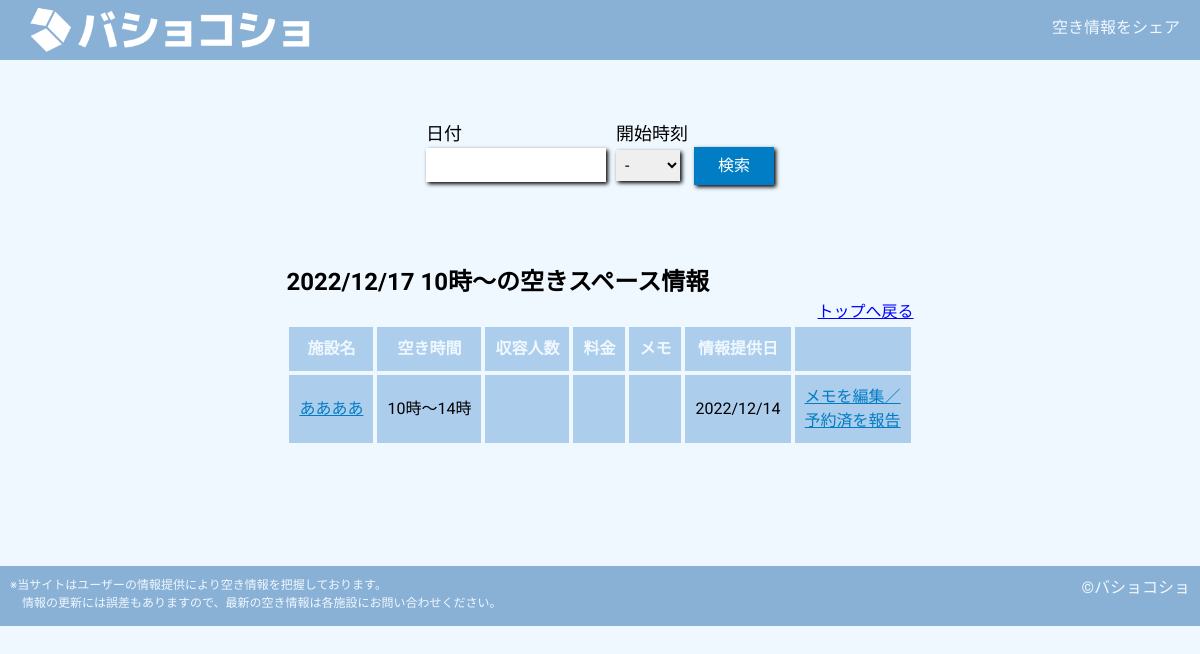
The page /search on the database as committed earlier.
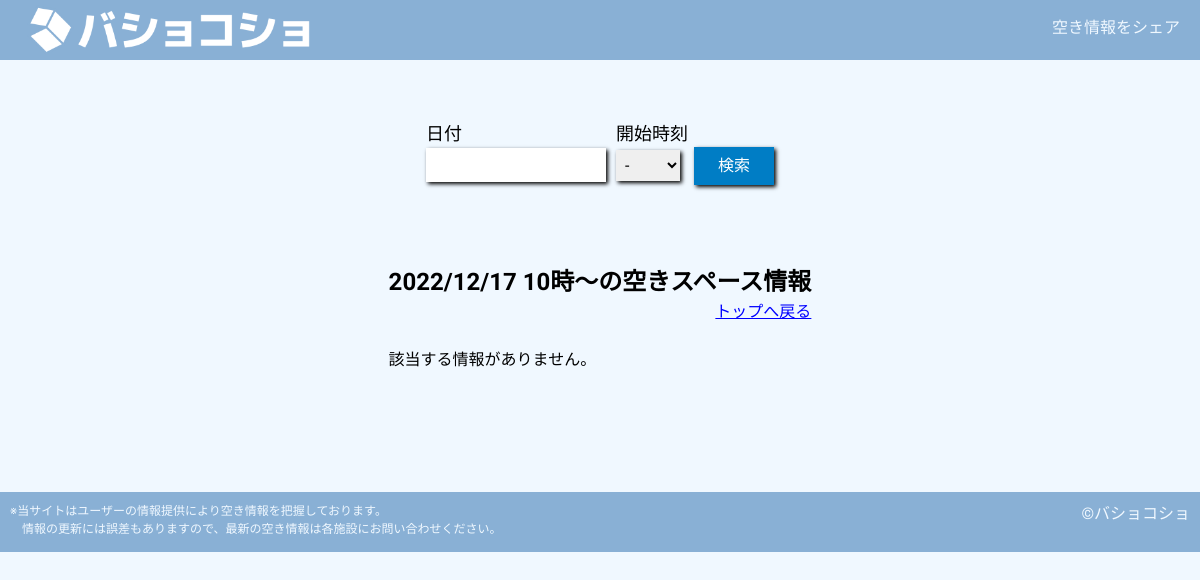
The same page on the database as committed later.
### tables this page shows
CREATE TABLE "space_list" (
	"ID"	INTEGER NOT NULL,
	"name"	TEXT NOT NULL,
	"space_date"	TEXT NOT NULL,
	"start_time"	INTEGER NOT NULL,
	"end_time"	INTEGER NOT NULL,
	"capacity"	TEXT,
	"price"	TEXT,
	"memo"	TEXT,
	"reserved"	INTEGER NOT NULL DEFAULT 0,
	"createAt"	TEXT,
	PRIMARY KEY("ID" AUTOINCREMENT)
);

### app.py (the view)
@app.route('/search')
def search():
    dt_now = datetime.datetime.now()
    str_today = dt_now.strftime("%Y/%m/%d")
    str_date = request.args.get("date", default=str_today, type=str)
    int_time = request.args.get("time", default=10, type=int)
    conn = sqlite3.connect('bk.db')
    cur = conn.cursor()
    cur.execute("SELECT * FROM space_list WHERE space_date = ? AND start_time <= ? AND end_time > ? AND reserved = 0;", (str_date,int_time,int_time))
    spaces = cur.fetchall()
    conn.close()
    return render_template('search.html', spaces=spaces, date=str_date, time=int_time)

### templates/search.html (shortened to what this page needs)
{% extends 'base.html' %}
{% block content %}
    <div class="search-top">
        <div class="search-form-container">
            <form action="/search" id="search">
                <div class="form-left">
                    <p>日付</p>
                    <input type="text" name="date" id="search-date" pattern="\d{4}/\d{2}/\d{2}">
                </div>
                <div class="form-right">
                    <p>開始時刻</p>
                    <select name="time" id="search-time">
                        <option value="">-</option>
                    </select>
                    <input type="submit" value="検索">
                </div>
            </form>
        </div>
    </div>
    <br>
    <div class="search-result">
        <h2>{{ date }} {{ time }}時～の空きスペース情報</h2>
        <div class="to-top-link">
            <a href="/">トップへ戻る</a>
        </div>
        <br>
        {% if spaces %}
        <table>
            <thead>
                <td>施設名</td>
                <td>空き時間</td>
                <td>収容人数</td>
                <td>料金</td>
                <td>メモ</td>
                <td>情報提供日</td>
                <td></td>
            </thead>
            {% for space in spaces %}
            <tr>
                <td><a href="https://www.google.co.jp/maps/search/{{ space[1] }}" target="_blank" rel="noopener noreferrer">{{ space[1] }}</a></td>
                <td>{{ space[3] }}時～{{ space[4] }}時</td>
                <td>{% if space[5] %}{{ space[5] }}{% endif %}</td>
                <td>{% if space[6] %}{{ space[6] }}{% endif %}</td>
                <td>{% if space[7] %}{{ space[7] }}{% endif %}</td>
                <td>{{ space[9] }}</td>
                <td>
                    {% if space[8] == 0 %}
                    <a href="/detail/{{ space[0] }}">メモを編集／<br>予約済を報告</a>
                    {% else %}
                    予約済
                    {% endif %}
                </td>
            </tr>
            {% endfor %}
        </table>
        {% else %}
        <br>
        <p>該当する情報がありません。</p>
        {% endif %}
    </div>
{% endblock %}

Rows that differ between the two databases and show on the page:
no longer on this page (row edited): space_list: name "ああああ", start_time "10", end_time "14", createAt "2022/12/14"
Other text that changed with them:
text no longer shown: "施設名 空き時間 収容人数 料金 メモ 情報提供日"
text now shown: "該当する情報がありません。"
